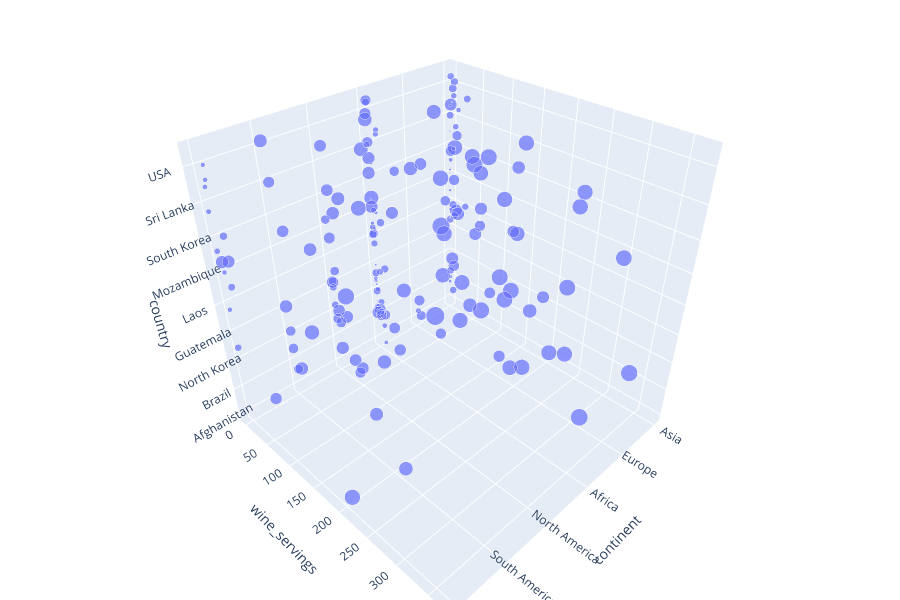

Notebook cell for this chart:
### Code cell
import plotly.express as px
iris = px.data.iris()
fig = px.scatter_3d(df, x='continent', y='wine_servings', z='country',
               size='total_litres_of_pure_alcohol', size_max=18, opacity=0.7)

# tight layout
fig.update_layout(margin=dict(l=0, r=0, b=0, t=0))

### Figure 1 — Plotly figure (JSON) as saved in the notebook; plotly's stock layout.template omitted (floating-point values rounded to 4 significant figures; data arrays with more than 128 entries replaced by an {"elided": "..."} marker saying what was removed)
{"data": [{"hoverlabel": {"namelength": 0}, "hovertemplate": "continent=%{x}<br>wine_servings=%{y}<br>country=%{z}<br>total_litres_of_pure_alcohol=%{marker.size}", "legendgroup": "", "marker": {"color": "#636efa", "opacity": 0.7, "size": {"elided": "193 float values"}, "sizemode": "area", "sizeref": 0.04444, "symbol": "circle"}, "mode": "markers", "name": "", "scene": "scene", "showlegend": false, "type": "scatter3d", "x": {"elided": "193 str values"}, "y": {"elided": "193 int values"}, "z": {"elided": "193 str values"}}], "layout": {"height": 600, "legend": {"itemsizing": "constant", "tracegroupgap": 0}, "margin": {"b": 0, "l": 0, "r": 0, "t": 0}, "scene": {"domain": {"x": [0, 1], "y": [0, 1]}, "xaxis": {"title": {"text": "continent"}}, "yaxis": {"title": {"text": "wine_servings"}}, "zaxis": {"title": {"text": "country"}}}}}
